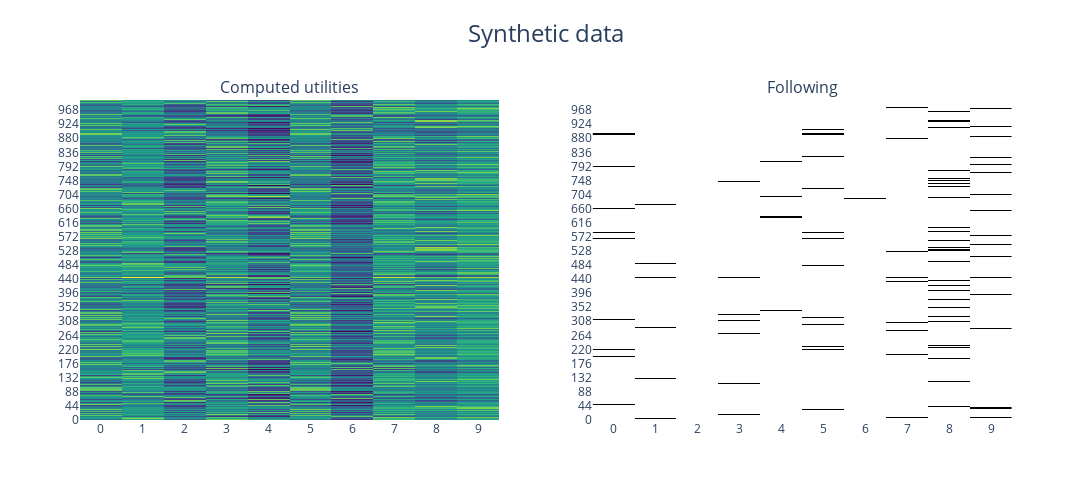

Write notebook code for a chart like this one.
### Markdown cell above
## Plot

### Code cell
fig = plot_array_heatmap(
        utilities_matrix,
        title="Computed utilities",
        colorscale="Viridis",
        xtitle="Leaders", ytitle="Followers", show_values=False, show_scale=False
    )
# fig.show()
# noisefig = plot_array_heatmap(
#         stochastic_component,
#         title="Error component",
#         colorscale="Viridis",
#         show_values=False, show_scale=False
#     )
# noisefig.show()
follow_matrix = utilities_mat_probab > 0.5
followfig = plot_array_heatmap(
        follow_matrix.astype(np.int8),
        title="Following",
        xtitle="Leaders", ytitle="Followers", show_values=False, show_scale=False
    )


# followfig.show()
allplots = plot_side_by_side_subplots(fig, None, followfig, title="Synthetic data")
allplots.show()

### Figure 1 — Plotly figure (JSON) as saved in the notebook; plotly's stock layout.template omitted (floating-point values rounded to 4 significant figures; data arrays with more than 128 entries replaced by an {"elided": "..."} marker saying what was removed)
{"data": [{"colorscale": [[0, "#440154"], [0.1111, "#482878"], [0.2222, "#3e4989"], [0.3333, "#31688e"], [0.4444, "#26828e"], [0.5556, "#1f9e89"], [0.6667, "#35b779"], [0.7778, "#6ece58"], [0.8889, "#b5de2b"], [1, "#fde725"]], "hoverongaps": false, "hovertemplate": "x: %{x}<br>y: %{y}<br>value: %{z}<extra></extra>", "showscale": false, "textfont": {"size": 10}, "texttemplate": "%{text}", "type": "heatmap", "x": ["0", "1", "2", "3", "4", "5", "6", "7", "8", "9"], "xaxis": "x", "y": {"elided": "1000 str values"}, "yaxis": "y", "z": {"elided": "1000x10 float values"}}, {"colorscale": [[0, "white"], [1, "black"]], "hoverongaps": false, "hovertemplate": "x: %{x}<br>y: %{y}<br>value: %{z}<extra></extra>", "showscale": false, "textfont": {"size": 10}, "texttemplate": "%{text}", "type": "heatmap", "x": ["0", "1", "2", "3", "4", "5", "6", "7", "8", "9"], "xaxis": "x2", "y": {"elided": "1000 str values"}, "yaxis": "y2", "z": {"elided": "1000x10 int values"}}], "layout": {"annotations": [{"font": {"size": 16}, "showarrow": false, "text": "Computed utilities", "x": 0.225, "xanchor": "center", "xref": "paper", "y": 1, "yanchor": "bottom", "yref": "paper"}, {"font": {"size": 16}, "showarrow": false, "text": "Following", "x": 0.775, "xanchor": "center", "xref": "paper", "y": 1, "yanchor": "bottom", "yref": "paper"}], "height": 500, "showlegend": false, "title": {"font": {"size": 24}, "text": "Synthetic data", "x": 0.5, "y": 0.95}, "width": 1200, "xaxis": {"anchor": "y", "autorange": true, "domain": [0, 0.45], "range": [-0.5, 9.5], "type": "category"}, "xaxis2": {"anchor": "y2", "autorange": true, "domain": [0.55, 1], "range": [-0.5, 9.5], "type": "category"}, "yaxis": {"anchor": "x", "autorange": true, "domain": [0, 1], "range": [-0.5, 999.5], "type": "category"}, "yaxis2": {"anchor": "x2", "autorange": true, "domain": [0, 1], "range": [-0.5, 999.5], "type": "category"}}}
